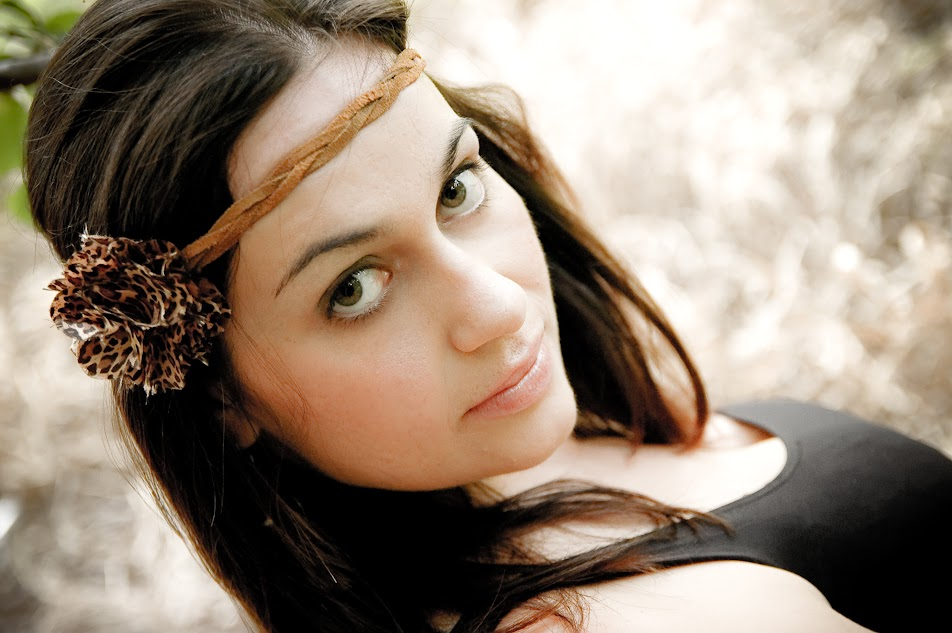
#> input picture paula_color.jpg, 952 x 633 px
$ python project.py
#> lines starting #> are read from the running program, lines starting #| are printed output that depends on the picture; after the words box and inside, x2 and y2 are one past the last pixel; in counts of white or black regions, pixels touching at a corner belong together
import cv2
import matplotlib.pyplot as plt

# Carregar a imagem colorida
image_path = "paula_color.jpg"  # Substitua pelo caminho da sua imagem
color_image = cv2.imread(image_path)
#> color_image is the input picture: shape (633, 952, 3); mean B, G, R 117.6, 133.3, 149.1

# Converter a imagem de BGR para RGB (porque o OpenCV usa BGR por padrão)
color_image = cv2.cvtColor(color_image, cv2.COLOR_BGR2RGB)

# Converter para tons de cinza
gray_image = cv2.cvtColor(color_image, cv2.COLOR_RGB2GRAY)
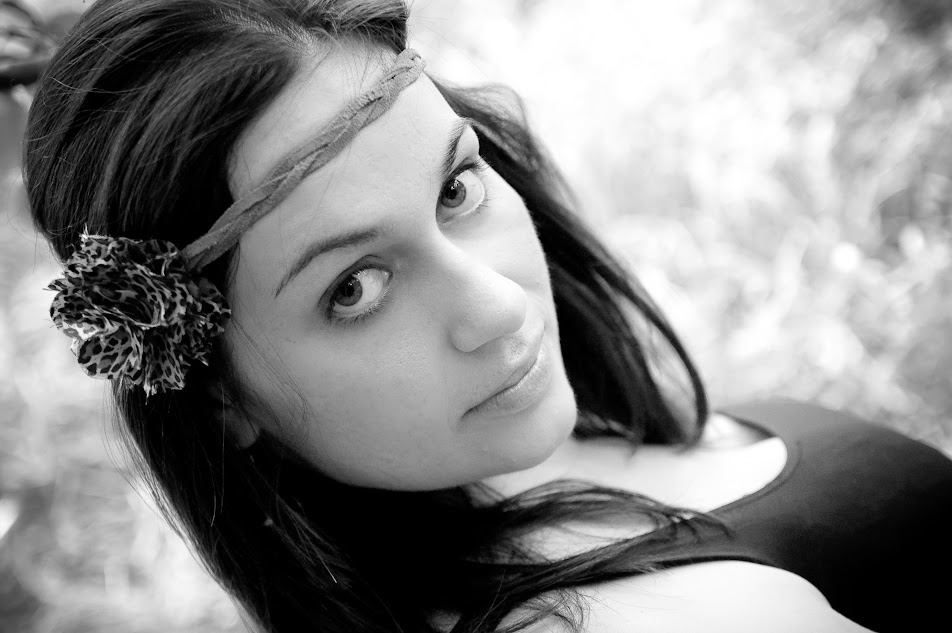
#> gray_image: shape (633, 952); min 0, max 255, mean 136.3

# Binarizar a imagem usando um limiar (threshold)
threshold = 128  # Ajuste o valor do limiar conforme necessário
_, binary_image = cv2.threshold(gray_image, threshold, 255, cv2.THRESH_BINARY)
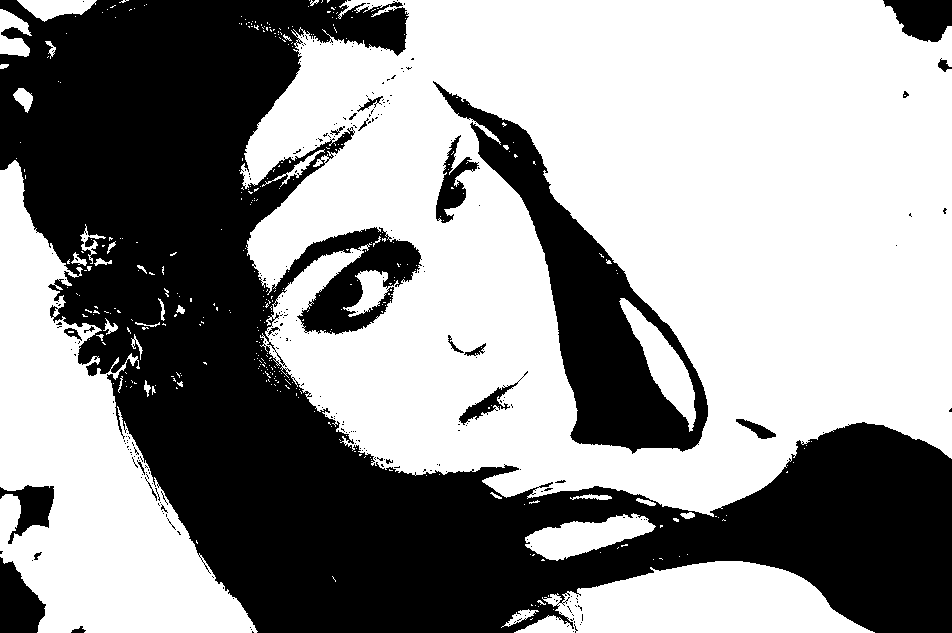
#> binary_image: shape (633, 952); 58.1% white; 283 black regions (258 under 20 px), largest, box (x1, y1, x2, y2) and area: (0, 0, 952, 633) 217600, (433, 81, 708, 454) 25322, (0, 557, 46, 633) 2337

# Mostrar as imagens usando Matplotlib
plt.figure(figsize=(15, 5))

# Imagem original
plt.subplot(1, 3, 1)
plt.imshow(color_image)
plt.title("Imagem Colorida")
plt.axis("off")

# Imagem em tons de cinza
plt.subplot(1, 3, 2)
plt.imshow(gray_image, cmap="gray")
plt.title("Níveis de Cinza")
plt.axis("off")

# Imagem binarizada
plt.subplot(1, 3, 3)
plt.imshow(binary_image, cmap="gray")
plt.title("Preto e Branco")
plt.axis("off")

# Exibir as imagens
plt.tight_layout()
plt.show()
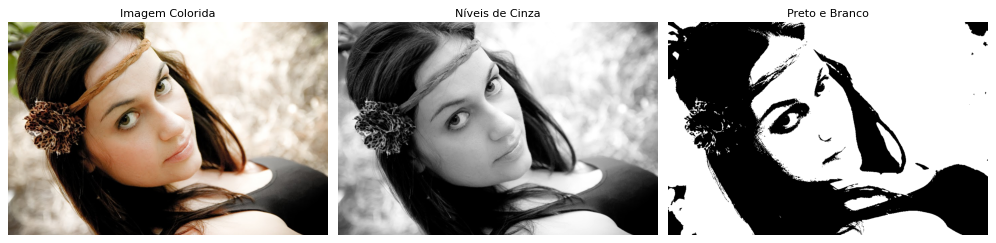
#> figure drawn by matplotlib, 3 panels
